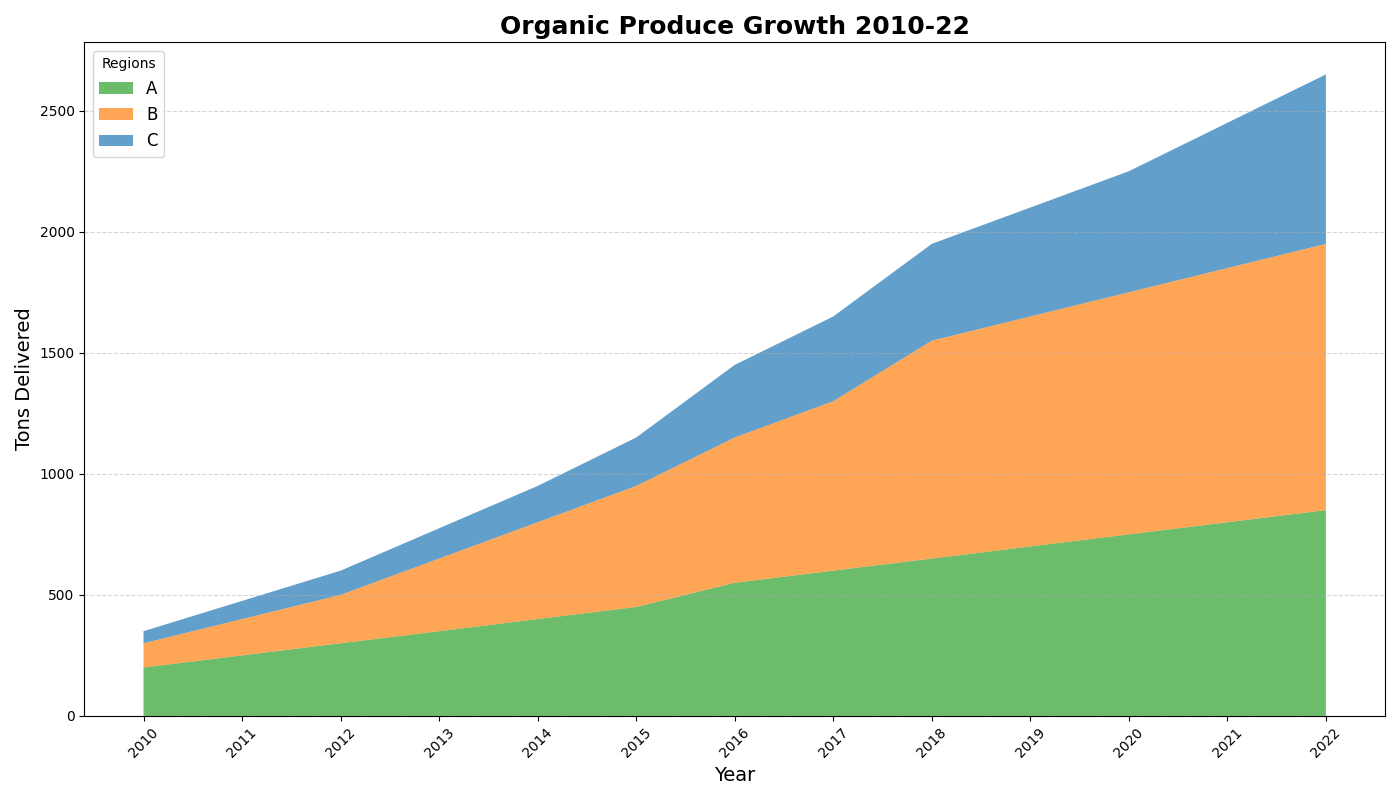

Source code (Python):
import matplotlib.pyplot as plt
import numpy as np

# Data
years = np.arange(2010, 2023)

# Organic produce data (in metric tons)
region_a_produce = [200, 250, 300, 350, 400, 450, 550, 600, 650, 700, 750, 800, 850]
region_b_produce = [100, 150, 200, 300, 400, 500, 600, 700, 900, 950, 1000, 1050, 1100]
region_c_produce = [50, 75, 100, 125, 150, 200, 300, 350, 400, 450, 500, 600, 700]

# Create the figure and axis
fig, ax = plt.subplots(figsize=(14, 8))

# Plot the area chart
ax.stackplot(years, region_a_produce, region_b_produce, region_c_produce, 
             labels=['A', 'B', 'C'], 
             colors=['#2ca02c', '#ff7f0e', '#1f77b4'], alpha=0.7)

# Adding titles and labels
ax.set_title('Organic Produce Growth 2010-22', fontsize=18, fontweight='bold')
ax.set_xlabel('Year', fontsize=14)
ax.set_ylabel('Tons Delivered', fontsize=14)

# Adding customizations
ax.set_xticks(years)
ax.yaxis.grid(True, linestyle='--', alpha=0.5)
ax.legend(loc='upper left', title='Regions', fontsize=12)
ax.tick_params(axis='x', labelrotation=45)

# Ensure layout is optimized
plt.tight_layout()

# Show the plot
plt.show()
